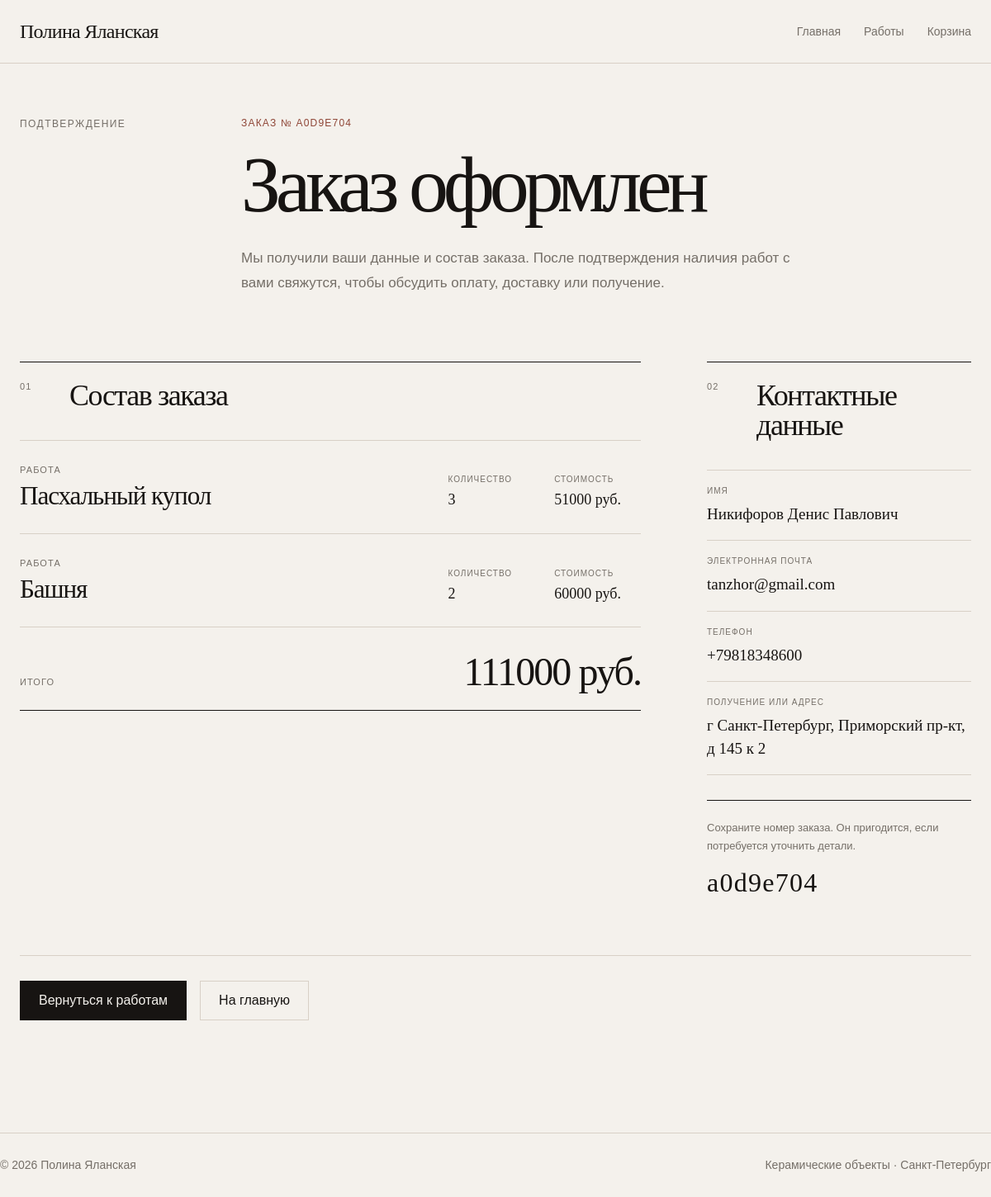
The app's page /order_success/a0d9e704-2492-487a-a8db-38ba3190913b with its own data.
### tables this page shows
CREATE TABLE order_items (
            id INTEGER PRIMARY KEY AUTOINCREMENT,
            order_id TEXT NOT NULL,
            product_id TEXT,
            product_name TEXT NOT NULL,
            unit_price INTEGER NOT NULL,
            quantity INTEGER NOT NULL,
            
            FOREIGN KEY (order_id)
                REFERENCES orders(id)
                ON DELETE CASCADE,
            
            FOREIGN KEY (product_id)
                REFERENCES products(id)
                ON DELETE SET NULL
    );

CREATE TABLE orders (
                 id TEXT PRIMARY KEY,
                 customer_name TEXT NOT NULL,
                 customer_email TEXT NOT NULL,
                 customer_phone TEXT,
                 customer_address TEXT,
                 total INTEGER NOT NULL,
                 status TEXT NOT NULL DEFAULT 'new',
                 created_at TIMESTAMP DEFAULT CURRENT_TIMESTAMP
                 );

### routes/main.py (the view)
@main_bp.route("/order_success/<order_id>")
def order_success(order_id):
    order = get_order_by_id(order_id)
    if not order:
        flash("Заказ не найден", "error")
        return redirect(url_for("main.catalog"))
    order_items = order.get('items', [])
    return render_template("order_success.html", order=order, order_id=order_id, order_items=order_items)

### app.py (called while the page is built, shortened)
@app.before_request
def protect_from_csrf():
    if request.method != "POST":
        return

@app.context_processor
def inject_cart_count():
    return {"cart_count": get_cart_count(session)}

@app.context_processor
def inject_csrf_token():
    return {"csrf_token": get_csrf_token}

### database/connection.py (called while the page is built)
def get_db_connection():
    conn = sqlite3.connect(DB_PATH)
    conn.execute("PRAGMA foreign_keys = ON")
    conn.row_factory = sqlite3.Row
    return conn

### database/order_items.py (called while the page is built)
def get_order_items_by_order_id(conn, order_id):
    items = conn.execute("""
                 SELECT
                 id, order_id, product_id, product_name, unit_price, quantity
                 FROM order_items
                 WHERE order_id = ? ORDER BY id
                 """,
                 (order_id,)).fetchall()
    return items

### database/orders.py (called while the page is built)
def get_order_by_id(order_id):
    conn = None
    try:
        conn = get_db_connection()
        order_row = conn.execute("SELECT * FROM orders WHERE id = ?", (order_id,)).fetchone()
        if order_row is None:
            return None
        order = dict(order_row)
        saved_items = get_order_items_by_order_id(conn=conn, order_id=order_id)
        order['items'] =[dict(item) for item in saved_items]
        return order
    finally:
        if conn is not None:
            conn.close()

### services/cart_service.py (called while the page is built)
def get_cart(session):
    return session.get("cart", {})

def get_cart_count(session):
    cart = get_cart(session)
    return sum(cart.values())

### templates/order_success.html (shortened to what this page needs)
{% extends 'base.html' %}
{% block content %}
	<section class="order-success-page">
		<header class="order-success-hero">
			<p class="home-section-label">Подтверждение</p>
			<div class="order-success-hero__content">
				<p class="order-success-hero__number">
					Заказ № {{ order_id[:8] }}
				</p>
				<h1 class="order-success-hero__title">
					Заказ оформлен
				</h1>
				<p class="order-success-hero__description">
					Мы получили ваши данные и состав заказа.
					После подтверждения наличия работ с вами свяжутся,
					чтобы обсудить оплату, доставку или получение.
				</p>
			</div>
		</header>
		<div class="order-success-layout">
			<section class="order-success-section">
				<div class="order-success-section__heading">
					<p class="order-success-section__number">01</p>
					<h2 class="order-success-section__title">
						Состав заказа
					</h2>
				</div>
				<div class="order-success-items">
					{% for item in order_items %}
						<article class="order-success-item">
							<div class="order-success-item__main">
								<p class="order-success-item__label">
									Работа
								</p>
								<h3 class="order-success-item__title">
									{{ item.product_name }}
								</h3>
							</div>
							<div class="order-success-item__meta">
								<div class="order-success-item__meta-entry">
									<span class="order-success-item__meta-label">
										Количество
									</span>
									<span class="order-success-item__meta-value">
										{{ item.quantity }}
									</span>
								</div>
								<div class="order-success-item__meta-entry">
									<span class="order-success-item__meta-label">
										Стоимость
									</span>
									<span class="order-success-item__meta-value">
										{{ item.unit_price * item.quantity }} руб.
									</span>
								</div>
							</div>
						</article>
					{% endfor %}
				</div>
				<div class="order-success-total">
					<span class="order-success-total__label">
						Итого
					</span>
					<span class="order-success-total__value">
						{{ order.total }} руб.
					</span>
				</div>
			</section>
			<aside class="order-success-contact">
				<div class="order-success-section__heading">
					<p class="order-success-section__number">02</p>
					<h2 class="order-success-section__title">
						Контактные данные
					</h2>
				</div>
				<dl class="order-success-contact__list">
					<div class="order-success-contact__entry">
						<dt>Имя</dt>
						<dd>{{ order.customer_name }}</dd>
					</div>
					<div class="order-success-contact__entry">
						<dt>Электронная почта</dt>
						<dd>{{ order.customer_email }}</dd>
					</div>
					{% if order.customer_phone %}
						<div class="order-success-contact__entry">
							<dt>Телефон</dt>
							<dd>{{ order.customer_phone }}</dd>
						</div>
					{% endif %}
					{% if order.customer_address %}
						<div class="order-success-contact__entry">
							<dt>Получение или адрес</dt>
							<dd>{{ order.customer_address }}</dd>
						</div>
					{% endif %}
				</dl>
				<div class="order-success-contact__note">
					<p>
						Сохраните номер заказа. Он пригодится,
						если потребуется уточнить детали.
					</p>
					<p class="order-success-contact__order-number">
						{{ order_id[:8] }}
					</p>
				</div>
			</aside>
		</div>
		<footer class="order-success-footer">
			<a
				href="{{ url_for('main.catalog') }}"
				class="order-success-primary-action"
			>
				Вернуться к работам
			</a>
			<a
				href="{{ url_for('main.index') }}"
				class="order-success-secondary-action"
			>
				На главную
			</a>
		</footer>
	</section>
{% endblock %}

### records on screen
order_items: product_name "Пасхальный купол", quantity "3", item.unit_price*item.quantity "51000"
order_items: product_name "Башня", quantity "2", item.unit_price*item.quantity "60000"
orders: total "111000", customer_name "Никифоров Денис Павлович", customer_email "tanzhor@gmail.com", customer_phone "+79818348600", customer_address "г Санкт-Петербург, Приморский пр-кт, д 145 к 2"

### other values on screen
{{ order_id[:8] }} "A0D9E704"
{{ order_id[:8] }} "a0d9e704"
